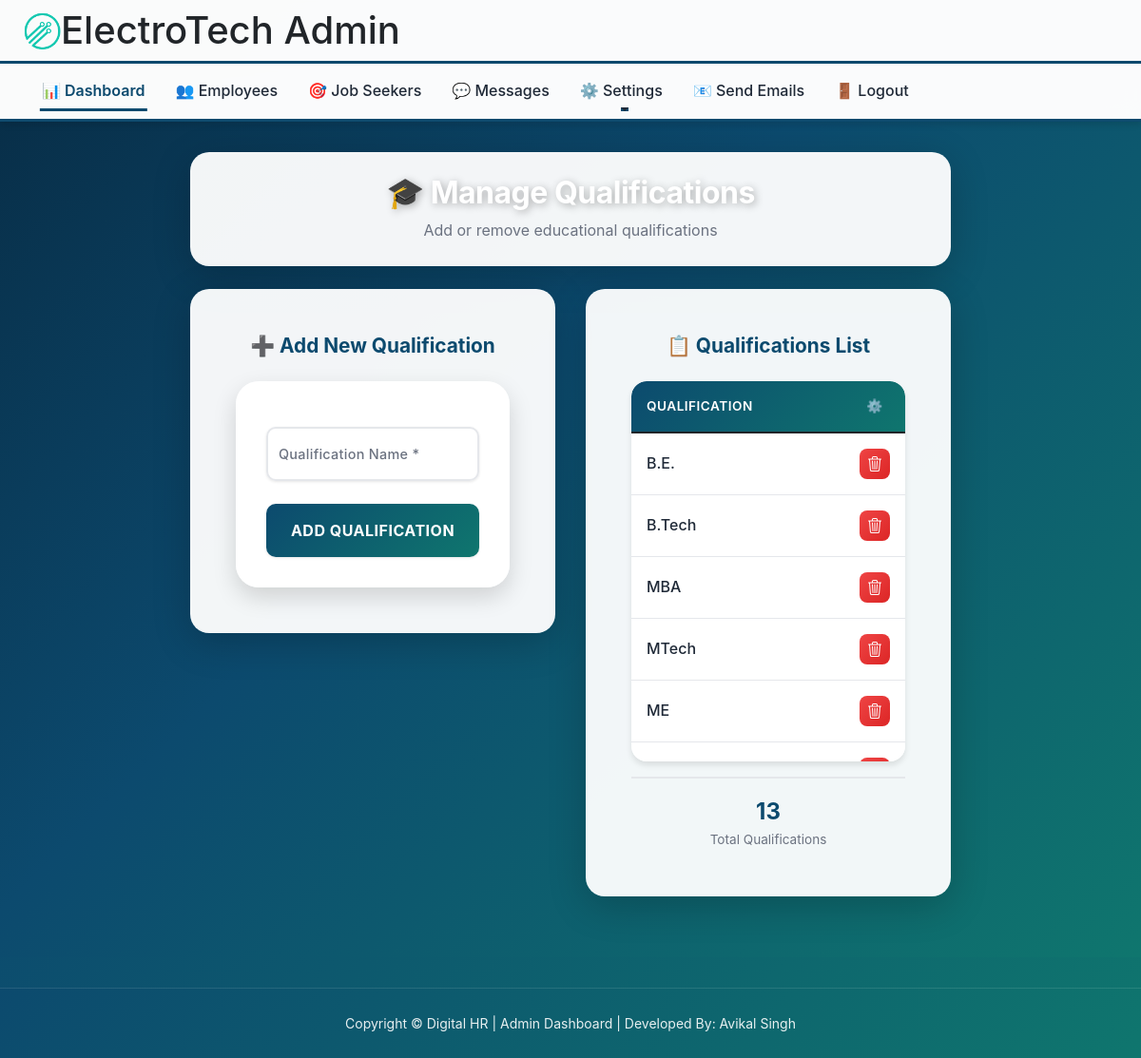
/qualification (signed in), run on the app's committed database.
### home/models.py (models this page shows)
class Qualification(models.Model):
    qualification = models.CharField(max_length=122)

### home/views.py (the view)
# urls.py: path("qualification", views.qualification, name = 'qualification'),
def qualification(request):
    if request.user.is_anonymous:
        return redirect("admin_login")
    if request.method == "POST":
        qualification = request.POST.get('qualification')
        qual = Qualification(qualification=qualification)
        qual.save()
        messages.success(request, qualification + ' has been added!')
        return HttpResponseRedirect(reverse('qualification'))
    qualification = Qualification.objects.all()
    return render(request, 'admin_zone/qualification.html', {'qualification': qualification})

### templates/admin_zone/qualification.html (shortened to what this page needs)
{% extends 'admin_zone/admin_home.html' %}
{% load static %}
{% block body %}
<div style="background: linear-gradient(135deg, #082f49 0%, #0c4a6e 40%, #0f766e 100%); min-height: calc(100vh - 200px); padding: 2rem 1rem; display: flex; align-items: center; justify-content: center;">
    <div style="max-width: 800px; width: 100%;">
        <div class="card mb-4" style="background: rgba(255, 255, 255, 0.95); border: none; border-radius: 20px; box-shadow: 0 10px 40px rgba(0,0,0,0.2); text-align: center;">
            <div class="card-body py-4 px-5">
                <h1 style="font-size: 2rem; font-weight: 700; color: var(--primary-color); margin: 0;" id="title">🎓 Manage Qualifications</h1>
                <p style="color: var(--text-muted); margin-top: 0.5rem; margin-bottom: 0;">Add or remove educational qualifications</p>
            </div>
        </div>
        <div style="display: grid; grid-template-columns: 1fr 1fr; gap: 2rem; margin-bottom: 2rem;">
            <div class="card" style="background: rgba(255, 255, 255, 0.95); border: none; border-radius: 20px; box-shadow: 0 10px 40px rgba(0,0,0,0.2); height: fit-content;">
                <div class="card-body p-5">
                    <h3 style="color: var(--primary-color); font-weight: 700; margin-bottom: 1.5rem; text-align: center; font-size: 1.3rem;">➕ Add New Qualification</h3>
                    <form method="POST" action="\qualification">
                        <div class="form-floating my-3">
                            <input type="text" class="form-control" id="qualification" placeholder="Qualification Name" name="qualification" required style="padding-top: 1.625rem !important;">
                            <label for="qualification">Qualification Name *</label>
                        </div>
                        <div class="d-grid gap-2 mt-4">
                            <button type="submit" class="btn btn-primary btn-lg" style="padding: 1rem; font-weight: 700; font-size: 1rem;">
                                Add Qualification
                            </button>
                        </div>
                    </form>
                </div>
            </div>
            <div class="card" style="background: rgba(255, 255, 255, 0.95); border: none; border-radius: 20px; box-shadow: 0 10px 40px rgba(0,0,0,0.2);">
                <div class="card-body p-5" style="display: flex; flex-direction: column; height: 100%;">
                    <h3 style="color: var(--primary-color); font-weight: 700; margin-bottom: 1.5rem; text-align: center; font-size: 1.3rem;">📋 Qualifications List</h3>
                    <div class="table-responsive" style="flex: 1; overflow-y: auto; max-height: 400px;">
                        <table class="table table-hover mb-0">
                            <thead style="background: linear-gradient(135deg, var(--primary-color) 0%, var(--secondary-color) 100%); color: white; position: sticky; top: 0; z-index: 10;">
                                <tr>
                                    <th style="padding: 1rem; font-weight: 600; text-align: left;">Qualification</th>
                                    <th style="padding: 1rem; font-weight: 600; text-align: center; width: 60px;">⚙️</th>
                                </tr>
                            </thead>
                            <tbody>
                                {% if qualification %}
                                    {% for degree in qualification %}
                                    <tr style="border-bottom: 1px solid #e5e7eb; transition: background-color 0.3s ease;">
                                        <td style="padding: 1rem; font-weight: 500; color: var(--text-dark);">
                                            {{ degree.qualification }}
                                        </td>
                                        <td style="padding: 1rem; text-align: center;">
                                            <a href="del_qual?id={{ degree.id }}" style="display: inline-flex; align-items: center; justify-content: center; background: linear-gradient(135deg, var(--danger-color) 0%, var(--danger-dark) 100%); color: white; width: 32px; height: 32px; border-radius: 8px; text-decoration: none; transition: transform 0.3s, box-shadow 0.3s;" title="Delete Qualification" onclick="return confirm('Are you sure you want to delete this qualification?');" onmouseover="this.style.transform='scale(1.1)'; this.style.boxShadow='0 5px 15px rgba(239,68,68,0.4)'" onmouseout="this.style.transform='scale(1)'; this.style.boxShadow='none'">
                                            </a>
                                        </td>
                                    </tr>
                                    {% endfor %}
                                {% else %}
                                <tr>
                                    <td colspan="2" style="padding: 2rem; text-align: center; color: var(--text-muted);">
                                        📭 No qualifications added yet
                                    </td>
                                </tr>
                                {% endif %}
                            </tbody>
                        </table>
                    </div>
                    <div style="margin-top: 1rem; padding-top: 1rem; border-top: 2px solid #e5e7eb; text-align: center;">
                        <div style="font-size: 1.5rem; font-weight: 700; color: var(--primary-color);">{{ qualification|length }}</div>
                        <div style="font-size: 0.85rem; color: var(--text-muted);">Total Qualifications</div>
                    </div>
                </div>
            </div>
        </div>
    </div>
</div>
{% endblock body %}

### data on the page
Qualification: qualification "B.E."
Qualification: qualification "B.Tech"
Qualification: qualification "MBA", {{ degree.id }} 3 (drawn)
Qualification: qualification "MTech"
Qualification: qualification "ME"

### other printed values
{{ qualification|length }} "13"
